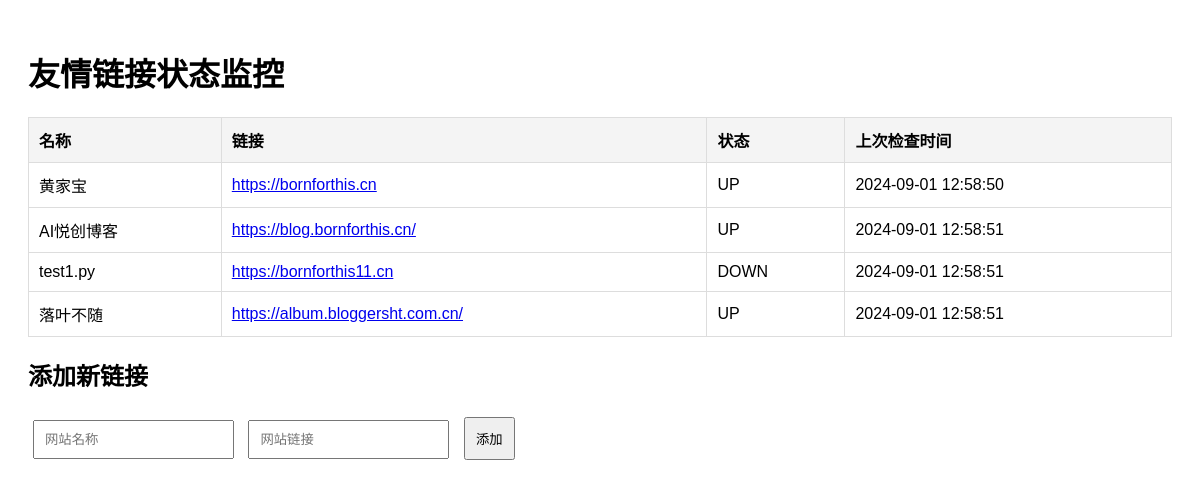
Before: / with the older database file.
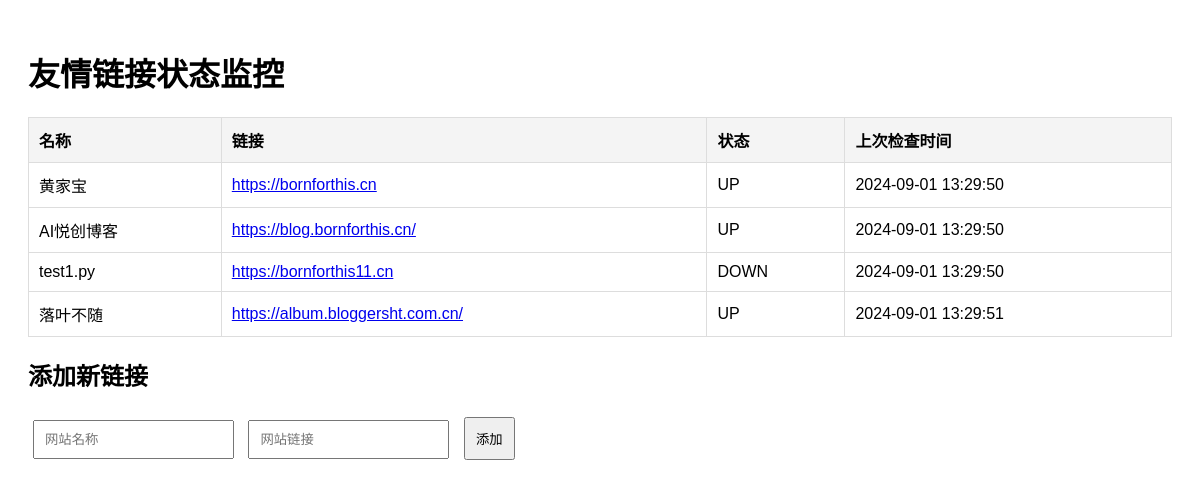
After: the same page with the newer database file.
### tables this page shows
CREATE TABLE links
                 (id INTEGER PRIMARY KEY AUTOINCREMENT, 
                  name TEXT, 
                  url TEXT, 
                  status TEXT, 
                  last_checked TEXT);

### app.py (the view)
@app.route('/')
def index():
    conn = sqlite3.connect('links.db')
    c = conn.cursor()
    c.execute("SELECT name, url, status, last_checked FROM links")
    links = c.fetchall()
    conn.close()
    return render_template('index.html', links=links)

### templates/index.html (shortened to what this page needs)
<!DOCTYPE html>
<html lang="en">
<head>
    <link rel="stylesheet" href="{{ url_for('static', filename='styles.css') }}">
</head>
<body>
<h1>友情链接状态监控</h1>
<table>
    <thead>
    <tr>
        <th>名称</th>
        <th>链接</th>
        <th>状态</th>
        <th>上次检查时间</th>
    </tr>
    </thead>
    <tbody>
    {% for link in links %}
        <tr>
            <td>{{ link[0] }}</td>
            <td><a href="{{ link[1] }}" target="_blank">{{ link[1] }}</a></td>
            <td>{{ link[2] }}</td>
            <td>{{ link[3] }}</td>
        </tr>
    {% endfor %}
    </tbody>
</table>
<h2>添加新链接</h2>
<form id="addLinkForm">
    <input type="text" name="name" placeholder="网站名称" required>
    <input type="url" name="url" placeholder="网站链接" required>
    <button type="submit">添加</button>
</form>
</body>
</html>

### static/styles.css (style rules this page uses)
body { font-family: Arial, sans-serif; padding: 20px; }
table { width: 100%; border-collapse: collapse; margin-bottom: 20px; }
th, td { padding: 10px; border: 1px solid #ddd; text-align: left; }
th { background-color: #f4f4f4; }
form input, form button { padding: 10px; margin: 5px; }

Changed rows visible on the page:
changed links "黄家宝": last_checked "2024-09-01 12:58:50" → "2024-09-01 13:29:50"
changed links "AI悦创博客": last_checked "2024-09-01 12:58:51" → "2024-09-01 13:29:50"
changed links "test1.py": last_checked "2024-09-01 12:58:51" → "2024-09-01 13:29:50"
changed links "落叶不随": last_checked "2024-09-01 12:58:51" → "2024-09-01 13:29:51"
